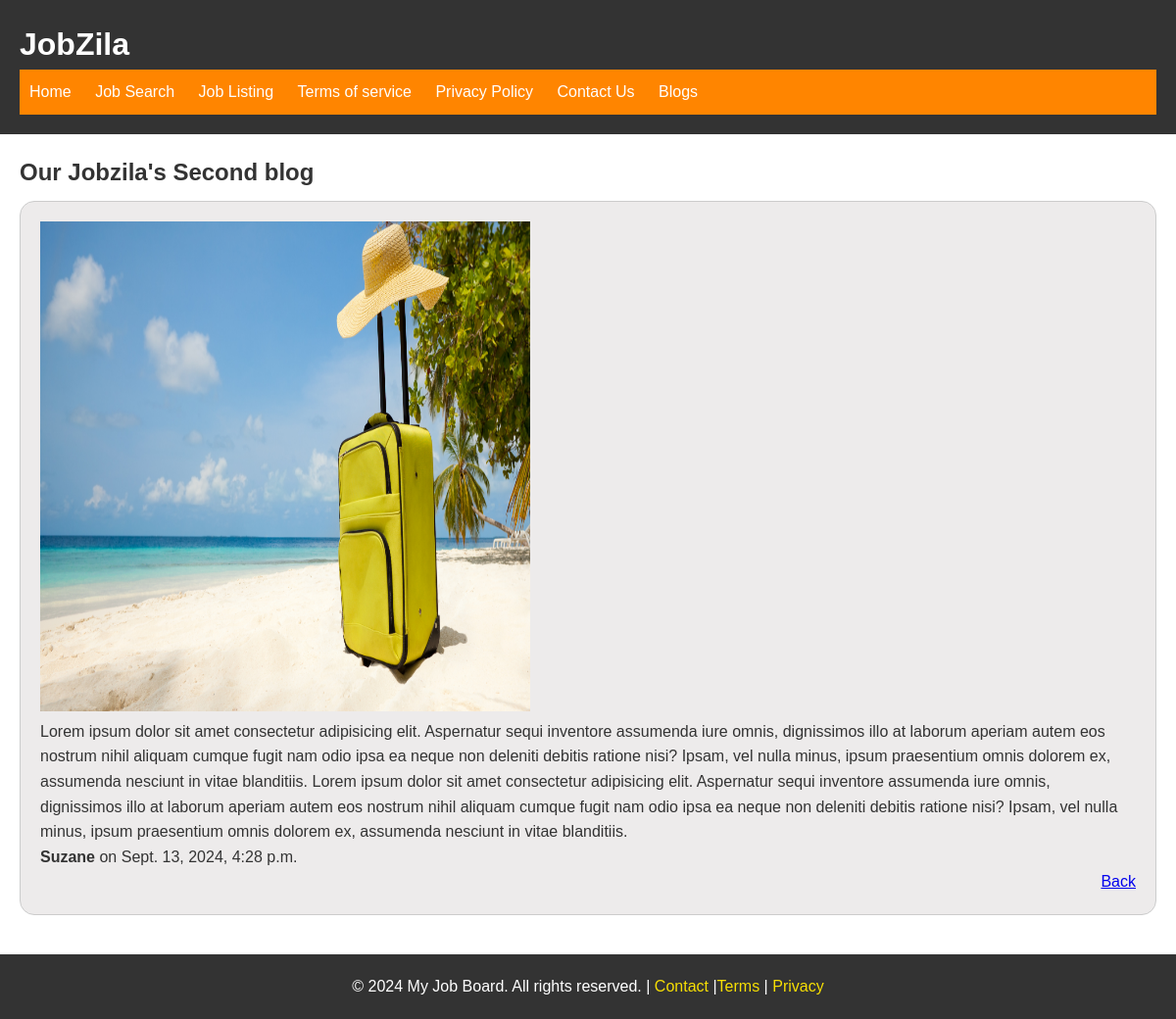
The app's page /blogs/second-blog with its own data.
### blogs/models.py (models this page shows, shortened)
class Blog(models.Model):
    title = models.CharField(max_length=80)
    body = models.TextField()
    slug = models.SlugField()
    link = models.URLField()
    date = models.DateTimeField(auto_now_add=True)
    author = models.CharField(default="Sadeed", max_length=40)
    banner = models.ImageField(default="", blank="True")

### blogs/views.py (the view)
# urls.py: path("<slug:slug>", views.blog_page, name="blogdetails"),
def blog_page(request, slug):
    blog = Blog.objects.get(slug=slug)
    return render(request, "blog_post.html", {"blog": blog})

### blogs/templates/blog_post.html
{% extends "masterpage.html" %} {% block title%} Jobzila Home{% endblock title%}
{% block maincontent %}
<section id="joblist-section">
    <h2>{{ blog.title }}</h2>
    <div class="joblisting-div">
        <div class="job-listing">
            <div>
                <img width=500, height=500 src="{{blog.banner.url}}" alt="">
            </div>
            <p>{{ blog.body }}</p>
            <p><strong>{{blog.author}}</strong> on {{ blog.date }}</p>
            <p class="learn-more"><a href="{%url 'blogs:bloglist'%}">Back</a></p>
        </div>
    </div>
  </section>
{% endblock %}

### static/css/style.css (style rules this page uses)
* { margin: 0; padding: 0; }
body { font-family: 'Gill Sans', 'Gill Sans MT', Calibri, 'Trebuchet MS', sans-serif; font-size: 16px; line-height: 1.6; color: #333; }
#joblist-section { padding: 20px; }
#joblist-section h2 { margin-bottom: 10px; }
.job-listing { margin-bottom: 20px; border: 1px solid #ccc; padding: 20px; border-radius: 15px; background-color: #edebeb; }
.learn-more { text-align: right; }

### records on screen
Blog: title "Our Jobzila's Second blog", banner (picture), body "Lorem ipsum dolor sit amet consectetur adipisicing elit. Aspernatur sequi inventore assumenda iure omnis, dignissimos illo at laborum aperiam autem eos nostrum nihil aliquam cumque fugit nam odio ipsa ea neque non deleniti debitis ratione nisi? Ipsam, vel nulla minus, ipsum praesentium omnis dolorem ex, assumenda nesciunt in vitae blanditiis. Lorem ipsum dolor sit amet consectetur adipisicing elit. Aspernatur sequi inventore assumenda iure omnis, dignissimos illo at laborum aperiam autem eos nostrum nihil aliquam cumque fugit nam odio ipsa ea neque non deleniti debitis ratione nisi? Ipsam, vel nulla minus, ipsum praesentium omnis dolorem ex, assumenda nesciunt in vitae blanditiis.", author "Suzane", date "Sept. 13, 2024, 4:28 p.m."
